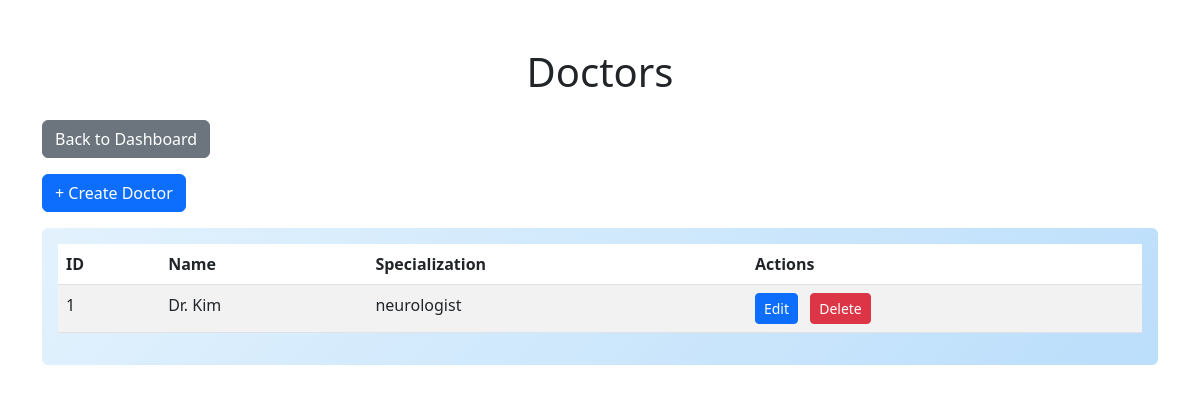
/doctors/ (signed in), run on an earlier commit of the app's database.
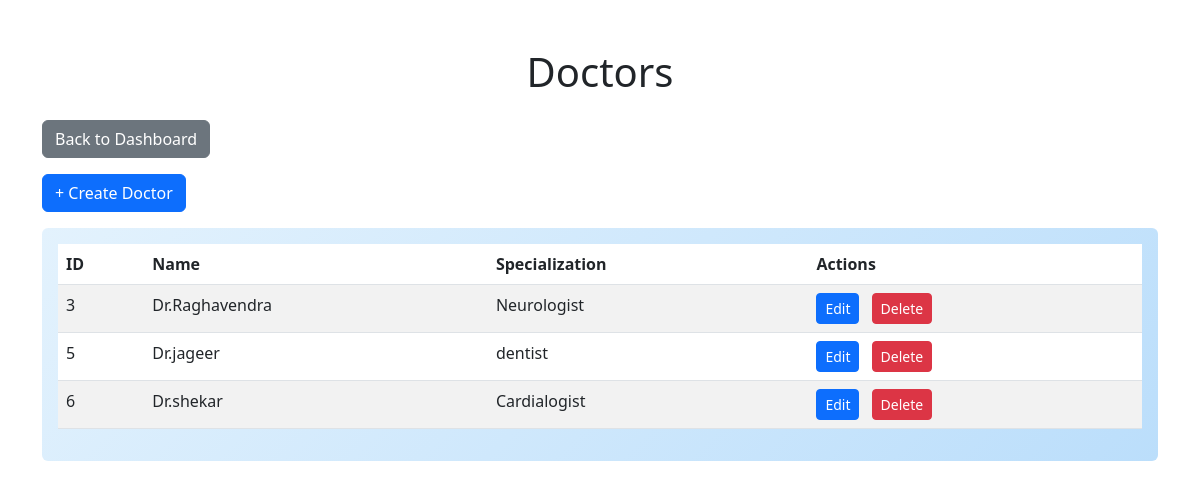
And on a later commit of the database.
### doctors/models.py (models this page shows, shortened)
class Doctor(models.Model):
    name = models.CharField(max_length=100)
    specialization = models.CharField(max_length=100)

### doctors/views.py (the view)
# urls.py: path('', doctors_list),
@login_required
def doctors_list(request):
    doctors = Doctor.objects.all()
    return render(request, 'doc_list.html', {'doctors': doctors})

### doctors/templates/doc_list.html (shortened to what this page needs)
<!DOCTYPE html>
<html lang="en">
<head>
    <link href="https://cdn.jsdelivr.net/npm/bootstrap@5.3.0/dist/css/bootstrap.min.css" rel="stylesheet">
</head>
<body>
    <div class="container mt-5">
        <h1 class="text-center mb-4">Doctors</h1>
        <div class="align-items">
        <div class="mb-3">
            <a href="/dashboard" class="btn btn-secondary">Back to Dashboard</a>
        </div>
         <div class="mb-3">
            <a href="/doctors/create" class="btn btn-primary">+ Create Doctor</a>
        </div>
        </div>
        <div class="card">
            <div class="card-body">
                <table class="table table-striped table-hover">
                    <thead>
                        <tr>
                            <th>ID</th>
                            <th>Name</th>
                            <th>Specialization</th>
                            <th>Actions</th>
                        </tr>
                    </thead>
                    <tbody>
                        {% for d in doctors %}
                        <tr>
                            <td>{{ d.id }}</td>
                            <td>{{ d.name }}</td>
                            <td>{{ d.specialization }}</td>
                            <td>
                                <a href="/doctors/{{ d.id }}/edit" class="btn btn-sm btn-primary">Edit</a>
                                <a href="/doctors/{{ d.id }}/delete" class="btn btn-sm btn-danger ms-2">Delete</a>
                            </td>
                        </tr>
                        {% endfor %}
                    </tbody>
                </table>
            </div>
        </div>
    </div>
</body>
</html>

### doctors/templates/doc_list.html (style rules this page uses)
.card { background: linear-gradient(135deg, #e3f2fd 0%, #bbdefb 100%); border: none; transition: transform 0.2s; }

What changed in the data, as far as the page shows it:
removed Doctor: id "1", name "Dr. Kim", specialization "neurologist"
added Doctor: id "3", name "Dr.Raghavendra", specialization "Neurologist"
added Doctor: id "5", name "Dr.jageer", specialization "dentist"
added Doctor: id "6", name "Dr.shekar", specialization "Cardialogist"
